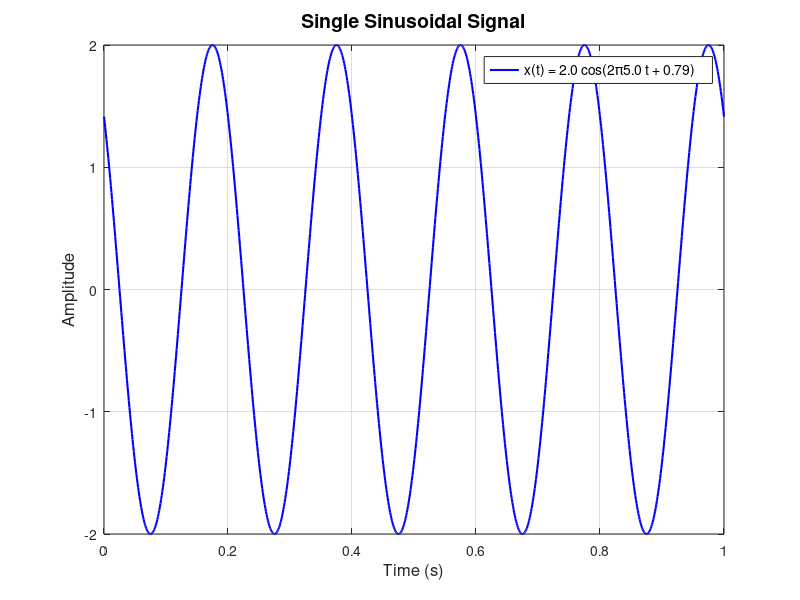

This figure's MATLAB source:
% Parameters
A = 2; % Amplitude of the sinusoid
f = 5; % Frequency of the sinusoid (Hz)
phi = pi/4; % Phase of the sinusoid (radians)
fs = 1000; % Sampling frequency (samples per second)
T = 1; % Duration of the signal (seconds)

% Time vector
t = linspace(0, T, fs * T);

% Sinusoidal signal
x = A * cos(2 * pi * f * t + phi);

% Plot
figure;
plot(t, x, 'b', 'LineWidth', 1.5);
title('Single Sinusoidal Signal', 'FontSize', 14);
xlabel('Time (s)', 'FontSize', 12);
ylabel('Amplitude', 'FontSize', 12);
grid on;
legend(sprintf('x(t) = %.1f cos(2π%.1f t + %.2f)', A, f, phi), 'FontSize', 10);
